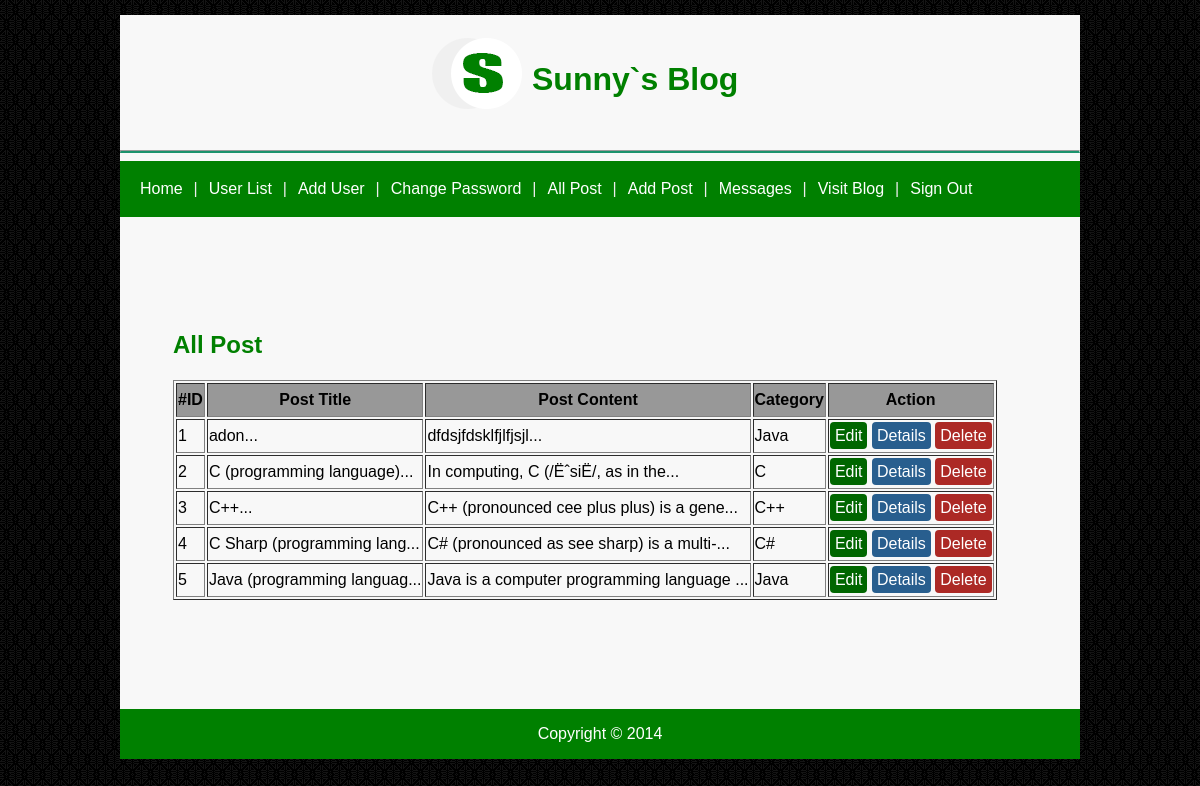
The app's page /Admin/all_post.php (signed in) with its own data.
### tables this page shows
CREATE TABLE IF NOT EXISTS `posts` (
  `post_id` int(11) NOT NULL AUTO_INCREMENT,
  `post_title` varchar(255) NOT NULL,
  `post_content` text NOT NULL,
  `post_category` varchar(20) NOT NULL,
  PRIMARY KEY (`post_id`)
);

### Admin/xsscheck.php (called while the page is built)
<?php
	$htmlNormalTags = array ("<script>","</script>","<a","</a>");
	$htmlreplaceTags = array (htmlspecialchars("<script>"),htmlspecialchars("</script>"),"<a style=\"color: green;\"","</a>");
?>

### Admin/all_post.php (the view, shortened to what this page needs)
<?php
	include('header.php');
	include('dbconfig.php');
	include('xsscheck.php');
?>
<?php
	$query = "SELECT * FROM posts ORDER BY post_id DESC";
	$result = mysqli_query($connection, $query);
?>
			<table class="dashboard-table">
				<tr>
					<td>
						<h2><font color="Green">All Post</font></h2>
						<table border="1" >
							<tr style="background-color: #989898;">
								<th>#ID</th>
								<th>Post Title</th>
								<th>Post Content</th>
								<th>Category</th>
								<th>Action</th>
							</tr>
							<?php
								$count = 0;
								foreach ($result as $row){
									$count++;
							?>
							<tr>
								<td><?php echo $count?></td>
								<td><?php echo str_replace($htmlNormalTags,$htmlreplaceTags,substr($row['post_title'],0,25)).'...'?></td>
								<td><?php echo str_replace($htmlNormalTags,$htmlreplaceTags,substr($row['post_content'],0,40)).'...'?></td>
								<td><?php echo $row['post_category']?></td>
								<td>
									<a class="btnedit" href="post_edit.php?id=<?php echo $row['post_id']?>">Edit</a>
									<a class="btndetails" href="post_details.php?id=<?php echo $row['post_id']?>">Details</a>
									<a class="btndelete" href="post_delete.php?id=<?php echo $row['post_id']?>">Delete</a>
								</td>
							</tr>
							<?php
								}
							?>
						</table>
					</td>
				</tr>
			</table>
<?php
	include('footer.php');
?>

### css/style.css (style rules this page uses)
.btndelete { text-decoration: none; background-color: #ac2925; color: #fff; padding: 5px; border-radius: 4px; }
.btndetails { text-decoration: none; background-color: #285e8e; color: #fff; padding: 5px; border-radius: 4px; }
.btnedit { text-decoration: none; background-color: #006600; color: #fff; padding: 5px; border-radius: 4px; }
.dashboard-table { margin-left: 50px; }

### records on screen
posts: post_title "adon", post_content "dfdsjfdsklfjlfjsjl", post_category "Java"
posts: post_title "C (programming language)", post_content "In computing, C (/ËˆsiË/, as in the", post_category "C"
posts: post_title "C++", post_content "C++ (pronounced cee plus plus) is a gene", post_category "C++"
posts: post_title "C Sharp (programming lang", post_content "C# (pronounced as see sharp) is a multi-", post_category "C#"
posts: post_title "Java (programming languag", post_content "Java is a computer programming language", post_category "Java"
